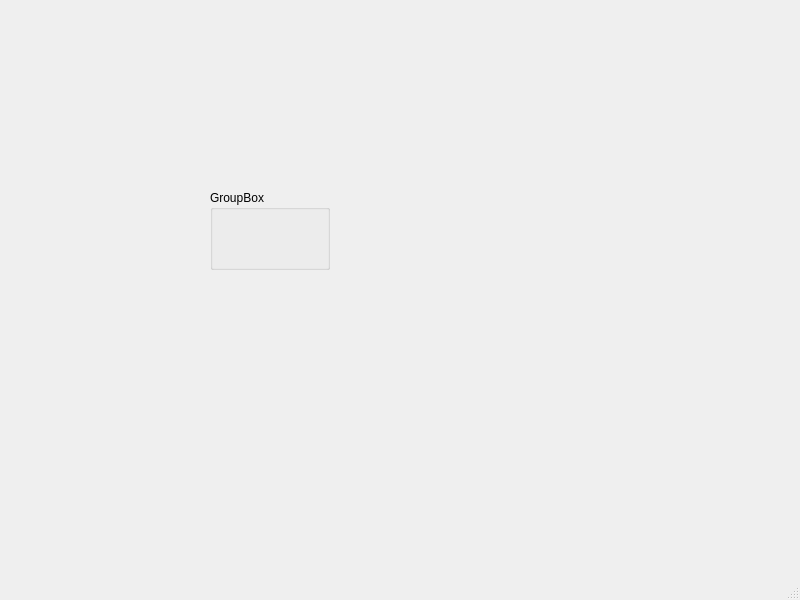
<?xml version="1.0" encoding="UTF-8"?>
<ui version="4.0">
 <class>MainWindow</class>
 <widget class="QMainWindow" name="MainWindow">
  <property name="geometry">
   <rect>
    <x>0</x>
    <y>0</y>
    <width>800</width>
    <height>600</height>
   </rect>
  </property>
  <property name="windowTitle">
   <string>MainWindow</string>
  </property>
  <widget class="QWidget" name="centralwidget">
   <widget class="QGroupBox" name="paintBox">
    <property name="geometry">
     <rect>
      <x>210</x>
      <y>190</y>
      <width>120</width>
      <height>80</height>
     </rect>
    </property>
    <property name="title">
     <string>GroupBox</string>
    </property>
   </widget>
  </widget>
  <widget class="QMenuBar" name="menubar">
   <property name="geometry">
    <rect>
     <x>0</x>
     <y>0</y>
     <width>800</width>
     <height>23</height>
    </rect>
   </property>
  </widget>
  <widget class="QStatusBar" name="statusbar"/>
 </widget>
 <resources/>
 <connections/>
</ui>
